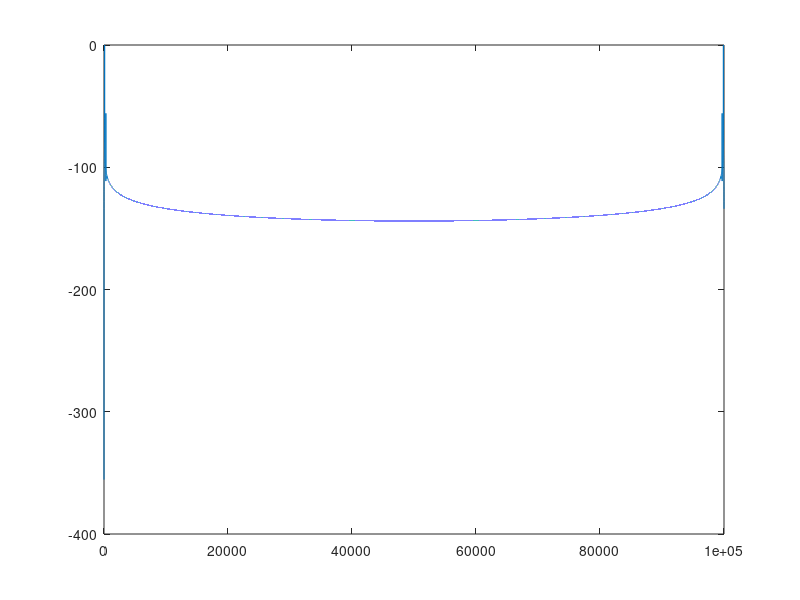

This chart was generated by the following MATLAB code: (Note: this script raises an error after producing the figure.)
x = linspace(0, 200*pi, 100000);
y = sin(x);
a = pi/2;
g = 64;

H = zeros(g, 1); %stores the max harmonic that's 60dB below fund
for n = 1:g

A = a * n / g * 8; % from pi/32 to 4pi
Y = abs(fft(sin(A * y)));
[m, fund] = max(Y);
fund = 101;
Y = 20 * log10 (Y / m);
plot(Y);

count = 0;

for i = 2:256
k = (fund-1) * i + 1;

h = Y(k);

if h > -60
    count = count + 1;
    H(n) = i;
end

end

"count A=" + string(A) + " : " + string(count)

    
end

ax = figure();
n = 1:g;
H = 1 ./ H;
stem(n/64 * 8 * pi/2, H);
hold on;
xlabel("gain");
ylabel("harmonic");
set(gca, 'XTick', 0:pi:4*pi);
set(gca, 'XTickLabel', {'0','\pi','2\pi','3\pi','4\pi'});

myfit = fittype('a + b^n',...
'dependent',{'y'},'independent',{'n'},...
'coefficients',{'a','b'});
%fit(n',H,myfit)
%plot( n,   0.01197  + 0.2208 .^ n );